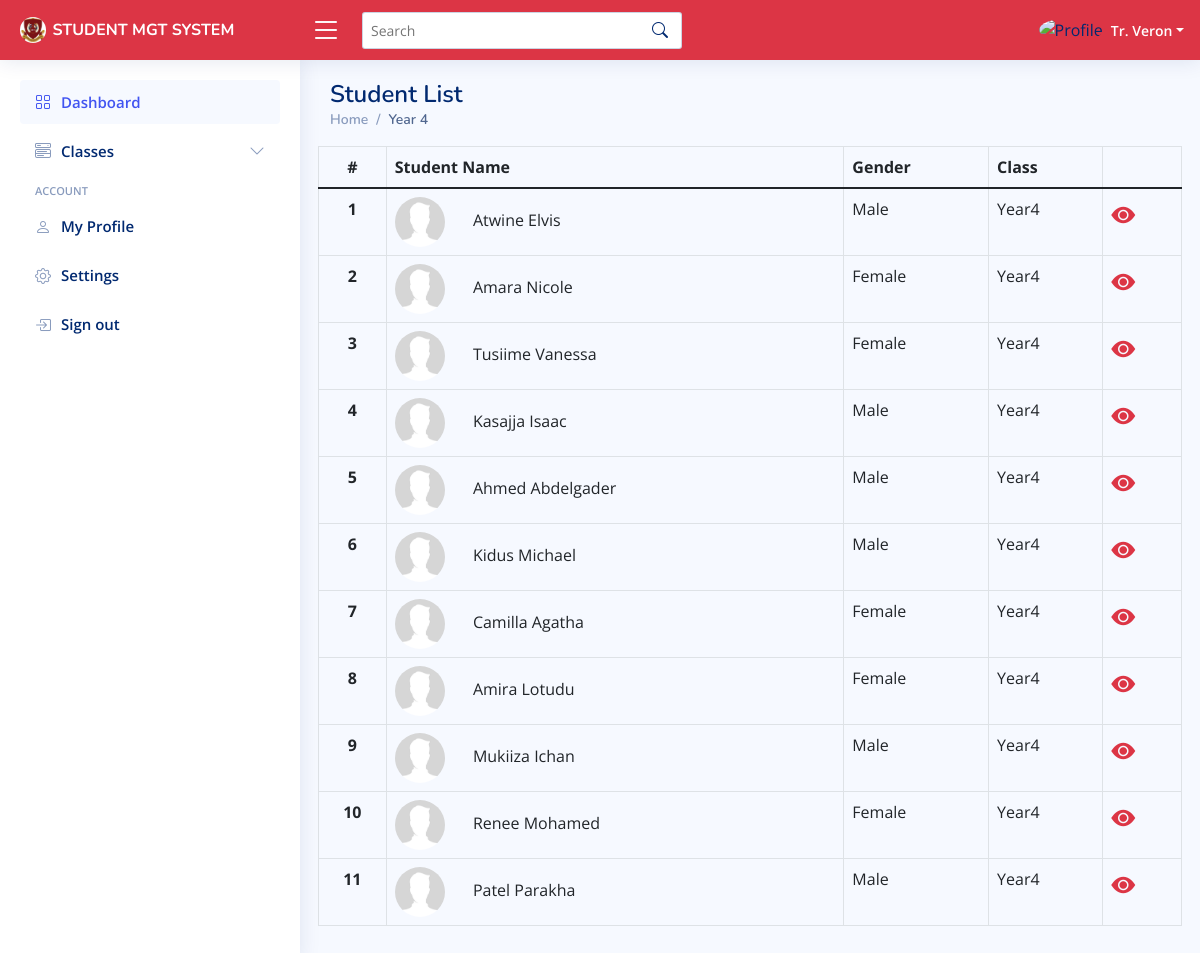
Page /year4.php on the committed database.
### tables this page shows
CREATE TABLE `students` (
  `id` int(20) NOT NULL,
  `first_name` varchar(20) NOT NULL,
  `last_name` varchar(20) NOT NULL,
  `other_name` varchar(20) NOT NULL,
  `image` text NOT NULL,
  `class` varchar(20) NOT NULL,
  `club` varchar(100) NOT NULL,
  `gender` varchar(20) NOT NULL,
  `class_teacher` varchar(11) NOT NULL DEFAULT 'Tr. Racheal',
  `english` int(20) NOT NULL DEFAULT 0,
  `ICT` int(20) NOT NULL DEFAULT 0,
  `mathematics` int(20) NOT NULL DEFAULT 0,
  `chemistry` int(20) NOT NULL DEFAULT 0,
  `history` int(20) NOT NULL DEFAULT 0,
  `biology` int(20) NOT NULL DEFAULT 0,
  `physics` int(20) NOT NULL DEFAULT 0,
  `gp` int(20) NOT NULL DEFAULT 0
);

### year4.php (the view, shortened to what this page needs)
<?php
    include('inc/config.php');
    $student_query = "SELECT * FROM students where class = 'year4' ";
    $student_query_run = mysqli_query($conn, $student_query);
?>
<!DOCTYPE html>
<html lang="en">
<head>
  <link href="assets/vendor/bootstrap/css/bootstrap.min.css" rel="stylesheet">
  <link href="assets/vendor/bootstrap-icons/bootstrap-icons.css" rel="stylesheet">
  <link href="assets/vendor/boxicons/css/boxicons.min.css" rel="stylesheet">
  <link href="assets/vendor/quill/quill.snow.css" rel="stylesheet">
  <link href="assets/vendor/quill/quill.bubble.css" rel="stylesheet">
  <link href="assets/vendor/remixicon/remixicon.css" rel="stylesheet">
  <link href="assets/vendor/simple-datatables/style.css" rel="stylesheet">
  <link href="assets/css/style.css" rel="stylesheet">
</head>
<body>
    <?php include('inc/header.php'); ?>
    <?php include('inc/sidebar.php'); ?>
  <main id="main" class="main">
    <div class="pagetitle">
      <h1>Student List</h1>
      <nav>
        <ol class="breadcrumb">
          <li class="breadcrumb-item"><a href="index.html">Home</a></li>
          <li class="breadcrumb-item active">Year 4</li>
        </ol>
      </nav>
    </div>
    <section class="section profile">
      <div class="row">
            <table border="1" class="table datatable table-bordered table-stripped">
                      <thead>
                        <tr>
                          <th class="text-center">#</th>
                          <th>Student Name</th>
                          <th>Gender</th>
                          <th>Class</th>
                        </tr>
                      </thead>
                      <tbody>
                    <?php $count = 0; while($student = mysqli_fetch_array($student_query_run)){ $count++; ?>
                      <tr>
                        <td class="text-center"><b><?=$count?></b></td>
                        <td>
                          <img src="assets/img/<?php echo 'placeholder.jpg' ?>" alt="Profile" class="rounded-circle me-4" style="height: 50px; width: 50px">
                          <span><?=ucfirst($student['first_name']);?> <?=ucfirst($student['other_name']);?> <?=ucfirst($student['last_name']);?></span>
                        </td>
                        <td>
                          <span class="fs-6 mt-4"><?= ucfirst($student['gender']);?></span>
                        </td>
                        <td>
                          <span class="fs-6 mt-4"><?= ucfirst($student['class']);?></span>
                        </td>
                         <td>
                          <a href="dets.php?id=<?=$student['id'];?>"><i class="bi bi-eye-fill text-danger fs-4"></i></a>
                         </td>
                    </tr>
                    <?php } ?>
            </table>
      </div>
    </section>
  </main>
</body>
</html>

### inc/header.php (shortened to what this page needs)
<header id="header" class="header fixed-top d-flex align-items-center bg-danger">
<div class="d-flex align-items-center justify-content-between">
    <a href="index" class="logo d-flex align-items-center">
    <img class="rounded-circle" src="assets/img/logo.jpg" alt="">
    <span class="d-none d-lg-block fs-6 text-white">STUDENT MGT SYSTEM</span>
    </a>
    <i class="bi bi-list toggle-sidebar-btn text-white"></i>
</div>
<div class="search-bar">
    <form class="search-form d-flex align-items-center" method="POST" action="#">
    <input type="text" name="query" placeholder="Search" title="Enter search keyword">
    <button type="submit" title="Search"><i class="bi bi-search"></i></button>
    </form>
</div>
<nav class="header-nav ms-auto">
    <ul class="d-flex align-items-center">
    <li class="nav-item dropdown pe-3">
        <a class="nav-link nav-profile d-flex align-items-center pe-0" href="#" data-bs-toggle="dropdown">
        <img src="assets/img/user1.jpg" alt="Profile" class="rounded-circle">
        <span class="d-none d-md-block dropdown-toggle ps-2 text-white">Tr. Veron</span>
        </a>
    </li>
    </ul>
</nav>
</header>

### inc/sidebar.php (shortened to what this page needs)
<aside id="sidebar" class="sidebar">
  <ul class="sidebar-nav" id="sidebar-nav">
    <li class="nav-item">
      <a class="nav-link " href="index">
        <i class="bi bi-grid"></i>
        <span>Dashboard</span>
      </a>
    </li>
    <li class="nav-item">
      <a class="nav-link collapsed" data-bs-target="#components-nav" data-bs-toggle="collapse" href="#">
        <i class="bi bi-menu-button-wide"></i><span>Classes</span><i class="bi bi-chevron-down ms-auto"></i>
      </a>
    </li>
    <li class="nav-heading">Account</li>
    <li class="nav-item">
      <a class="nav-link collapsed" href="profile">
        <i class="bi bi-person"></i>
        <span>My Profile</span>
      </a>
    </li>
          <li class="nav-item">
            <a class="nav-link collapsed" href="settings">
              <i class="bi bi-gear"></i>
              <span>Settings</span>
            </a>
          </li>
    <li class="nav-item">
      <a class="nav-link collapsed" href="login">
        <i class="bi bi-box-arrow-in-right"></i>
        <span>Sign out</span>
      </a>
    </li>
  </ul>
</aside>

### assets/css/style.css (style rules this page uses)
:root { scroll-behavior: smooth; }
body { font-family: "Open Sans", sans-serif; background: #f6f9ff; color: #444444; }
a { color: #4154f1; text-decoration: none; }
h1, h2, h3, h4, h5, h6 { font-family: "Nunito", sans-serif; }
#main { margin-top: 60px; padding: 20px 30px; transition: all 0.3s; }
.pagetitle { margin-bottom: 10px; }
.pagetitle h1 { font-size: 24px; margin-bottom: 0; font-weight: 600; color: #012970; }
.breadcrumb { font-size: 14px; font-family: "Nunito", sans-serif; color: #899bbd; font-weight: 600; }
.breadcrumb a { color: #899bbd; transition: 0.3s; }
.breadcrumb .breadcrumb-item::before { color: #899bbd; }
.breadcrumb .active { color: #51678f; font-weight: 600; }
.logo { line-height: 1; }
@media (min-width: 1200px) { .logo { width: 280px; } }
.logo img { max-height: 26px; margin-right: 6px; }
.logo span { font-size: 26px; font-weight: 700; color: #012970; font-family: "Nunito", sans-serif; }
.header { transition: all 0.5s; z-index: 997; height: 60px; box-shadow: 0px 2px 20px rgba(1, 41, 112, 0.1); background-color: #fff; padding-left: 20px; }
.header .toggle-sidebar-btn { font-size: 32px; padding-left: 10px; cursor: pointer; color: #012970; }
.header .search-bar { min-width: 360px; padding: 0 20px; }
.header .search-form { width: 100%; }
.header .search-form input { border: 0; font-size: 14px; color: #012970; border: 1px solid rgba(1, 41, 112, 0.2); padding: 7px 38px 7px 8px; border-radius: 3px; transition: 0.3s; width: 100%; }
.header .search-form button { border: 0; padding: 0; margin-left: -30px; background: none; }
.header .search-form button i { color: #012970; }
.header-nav ul { list-style: none; }
.header-nav > ul { margin: 0; padding: 0; }
.header-nav .nav-profile { color: #012970; }
.header-nav .nav-profile img { max-height: 36px; }
.header-nav .nav-profile span { font-size: 14px; font-weight: 600; }
.sidebar { position: fixed; top: 60px; left: 0; bottom: 0; width: 300px; z-index: 996; transition: all 0.3s; padding: 20px; overflow-y: auto; scrollbar-width: thin; scrollbar-color: #aab7cf transparent; box-shadow: 0px 0px 20px rgba(1, 41, 112, 0.1); background-color: #fff; }
@media (min-width: 1200px) { #main, #footer { margin-left: 300px; } }
.sidebar-nav { padding: 0; margin: 0; list-style: none; }
.sidebar-nav li { padding: 0; margin: 0; list-style: none; }
.sidebar-nav .nav-item { margin-bottom: 5px; }
.sidebar-nav .nav-heading { font-size: 11px; text-transform: uppercase; color: #899bbd; font-weight: 600; margin: 10px 0 5px 15px; }
.sidebar-nav .nav-link { display: flex; align-items: center; font-size: 15px; font-weight: 600; color: #4154f1; transition: 0.3; background: #f6f9ff; padding: 10px 15px; border-radius: 4px; }
.sidebar-nav .nav-link i { font-size: 16px; margin-right: 10px; color: #4154f1; }
.sidebar-nav .nav-link.collapsed { color: #012970; background: #fff; }
.sidebar-nav .nav-link.collapsed i { color: #899bbd; }
.sidebar-nav .nav-link .bi-chevron-down { margin-right: 0; transition: transform 0.2s ease-in-out; }

### rows in the picture
students: first_name "Atwine", last_name "Elvis", gender "Male", class "Year4"
students: first_name "Amara", last_name "Nicole", gender "Female", class "Year4"
students: first_name "Tusiime", last_name "Vanessa", gender "Female", class "Year4"
students: first_name "Kasajja", last_name "Isaac", gender "Male", class "Year4"
students: first_name "Ahmed", last_name "Abdelgader", gender "Male", class "Year4"
students: first_name "Kidus", last_name "Michael", gender "Male", class "Year4"
students: first_name "Camilla", last_name "Agatha", gender "Female", class "Year4"
students: first_name "Amira", last_name "Lotudu", gender "Female", class "Year4"
students: first_name "Mukiiza", last_name "Ichan", gender "Male", class "Year4"
students: first_name "Renee", last_name "Mohamed", gender "Female", class "Year4"
students: first_name "Patel", last_name "Parakha", gender "Male", class "Year4"
